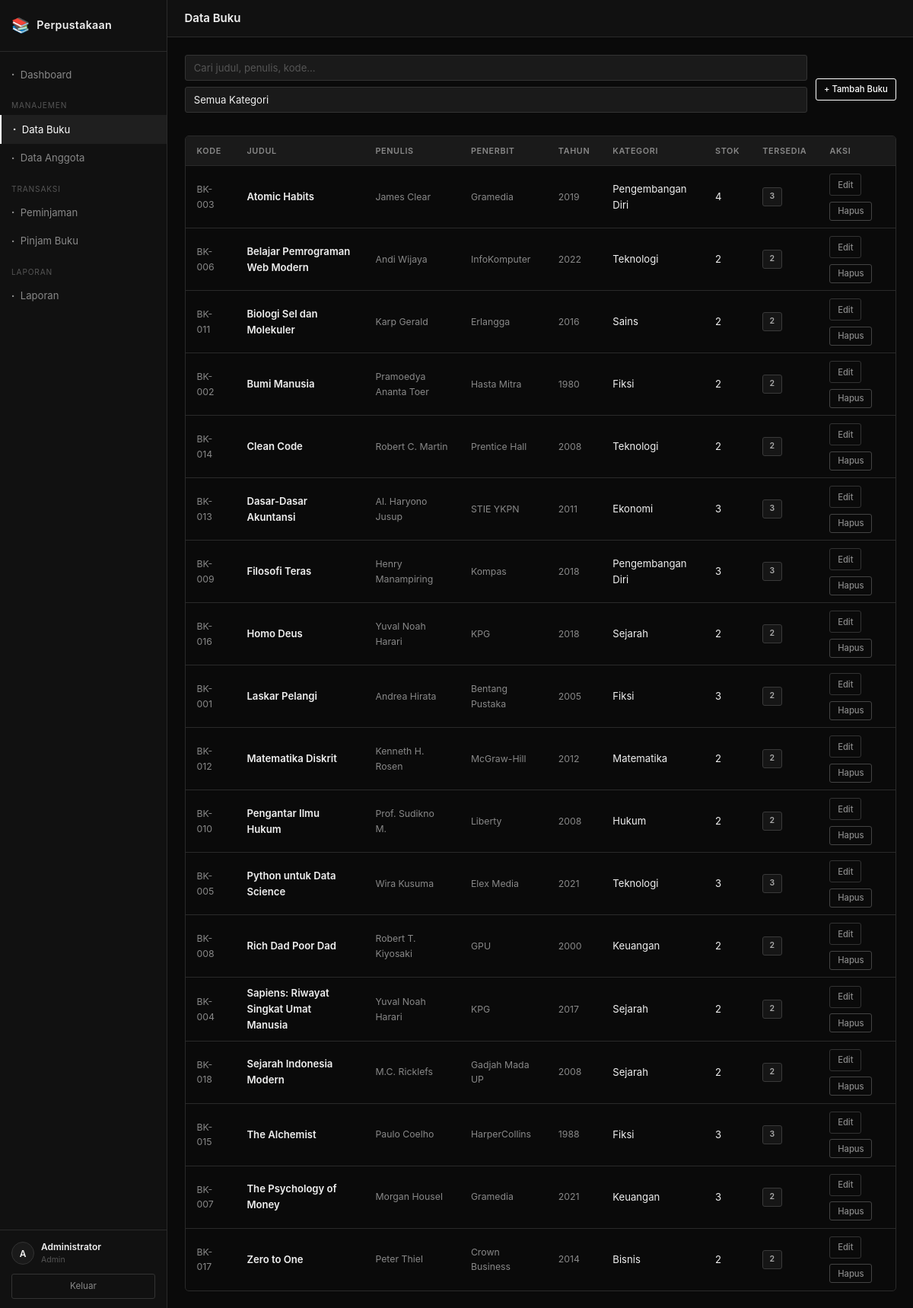
/admin/buku/index.php (signed in), run on the app's committed database.
### tables this page shows
CREATE TABLE buku (
    id              INT UNSIGNED AUTO_INCREMENT PRIMARY KEY,
    kode_buku       VARCHAR(20)  NOT NULL UNIQUE,
    judul           VARCHAR(200) NOT NULL,
    penulis         VARCHAR(150) NOT NULL,
    penerbit        VARCHAR(150) NOT NULL,
    tahun_terbit    YEAR         NOT NULL,
    kategori        VARCHAR(80)  NOT NULL,
    stok            INT UNSIGNED NOT NULL DEFAULT 1,
    stok_tersedia   INT UNSIGNED NOT NULL DEFAULT 1,
    created_at      DATETIME     NOT NULL DEFAULT CURRENT_TIMESTAMP
);

### includes/fungsi.php (called while the page is built, shortened)
<?php
function e(string $str): string {
    return htmlspecialchars($str, ENT_QUOTES, 'UTF-8');
}

### admin/buku/index.php (the view, shortened to what this page needs)
<?php
require_once __DIR__ . '/../../config/koneksi.php';
require_once __DIR__ . '/../../includes/fungsi.php';
$buku = $pdo->query("SELECT * FROM buku ORDER BY judul ASC")->fetchAll();
require_once __DIR__ . '/../../includes/header.php';
?>
<div class="toolbar">
    <div class="search-bar" style="flex:1;">
        <input type="text" class="form-control search-input"
               placeholder="Cari judul, penulis, kode..."
               data-search-target="#tableBuku">
        <select class="form-control filter-select"
                data-filter-target="#tableBuku" data-filter-col="5">
            <option value="">Semua Kategori</option>
        </select>
    </div>
    <a href="<?= APP_URL ?>/admin/buku/tambah.php" class="btn btn-primary btn-sm">
        + Tambah Buku
    </a>
</div>
<div class="table-wrapper">
    <table id="tableBuku">
        <thead>
            <tr>
                <th>Kode</th>
                <th>Judul</th>
                <th>Penulis</th>
                <th>Penerbit</th>
                <th>Tahun</th>
                <th>Kategori</th>
                <th>Stok</th>
                <th>Tersedia</th>
                <th>Aksi</th>
            </tr>
        </thead>
        <tbody>
            <?php if (empty($buku)): ?>
                <tr>
                    <td colspan="9" style="text-align:center;padding:2rem;color:var(--text-muted);">
                        Belum ada data buku.
                    </td>
                </tr>
            <?php else: ?>
                <?php foreach ($buku as $b): ?>
                    <tr>
                        <td class="td-muted"><?= e($b['kode_buku']) ?></td>
                        <td class="fw-bold"><?= e($b['judul']) ?></td>
                        <td class="td-muted"><?= e($b['penulis']) ?></td>
                        <td class="td-muted"><?= e($b['penerbit']) ?></td>
                        <td class="td-muted"><?= e($b['tahun_terbit']) ?></td>
                        <td><?= e($b['kategori']) ?></td>
                        <td><?= $b['stok'] ?></td>
                        <td>
                            <?php if ($b['stok_tersedia'] > 0): ?>
                                <span class="badge badge-tersedia"><?= $b['stok_tersedia'] ?></span>
                            <?php else: ?>
                                <span class="badge badge-habis">0 — Habis</span>
                            <?php endif; ?>
                        </td>
                        <td>
                            <div class="btn-group">
                                <a href="<?= APP_URL ?>/admin/buku/edit.php?id=<?= $b['id'] ?>"
                                   class="btn btn-secondary btn-sm">Edit</a>
                                <form method="POST" action="<?= APP_URL ?>/admin/buku/hapus.php">
                                    <button type="submit" class="btn btn-danger btn-sm"
                                            data-confirm="Hapus buku '<?= e($b['judul']) ?>'? Buku yang sedang dipinjam tidak dapat dihapus.">
                                        Hapus
                                    </button>
                                </form>
                            </div>
                        </td>
                    </tr>
                <?php endforeach; ?>
            <?php endif; ?>
        </tbody>
    </table>
</div>
<?php require_once __DIR__ . '/../../includes/footer.php'; ?>

### assets/css/style.css (style rules this page uses)
*, *::before, *::after { box-sizing: border-box; margin: 0; padding: 0; }
:root { --bg-base: #0a0a0a; --bg-surface: #111111; --bg-elevated: #1a1a1a; --bg-hover: #222222; --border: #2a2a2a; --border-light: #333333; --text-primary: #f0f0f0; --text-secondary: #888888; --text-muted: #555555; --white: #ffffff; --white-dim: rgba(255,255,255,0.06); --status-ok: #6a6a6a; --status-warn: #888888; --status-bad: #4a4a4a; --sidebar-w: 220px; --radius: 5px; --radius-sm: 3px; --transition: 0.15s ease; --font: -apple-system, BlinkMacSystemFont, 'Segoe UI', Roboto, Oxygen, Ubuntu, sans-serif; }
html { font-size: 15px; scroll-behavior: smooth; }
body { font-family: var(--font); background: var(--bg-base); color: var(--text-primary); line-height: 1.6; min-height: 100vh; }
a { color: inherit; text-decoration: none; }
.table-wrapper { overflow-x: auto; border: 1px solid var(--border); border-radius: var(--radius); }
table { width: 100%; border-collapse: collapse; font-size: 0.875rem; }
thead th { background: var(--bg-elevated); color: var(--text-secondary); font-size: 0.72rem; font-weight: 600; text-transform: uppercase; letter-spacing: 0.06em; padding: 0.7rem 1rem; border-bottom: 1px solid var(--border); text-align: left; white-space: nowrap; }
tbody td { padding: 0.65rem 1rem; border-bottom: 1px solid var(--border); color: var(--text-primary); vertical-align: middle; }
tbody tr:last-child td { border-bottom: none; }
.td-muted { color: var(--text-secondary); font-size: 0.82rem; }
.badge { display: inline-block; padding: 0.2rem 0.55rem; font-size: 0.7rem; font-weight: 600; letter-spacing: 0.04em; border-radius: var(--radius-sm); text-transform: uppercase; }
.badge-tersedia { background: rgba(255,255,255,0.05); color: #aaa; border: 1px solid #3a3a3a; }
.form-control { width: 100%; background: var(--bg-elevated); border: 1px solid var(--border-light); border-radius: var(--radius-sm); color: var(--text-primary); padding: 0.55rem 0.75rem; font-size: 0.875rem; font-family: var(--font); transition: border-color var(--transition); -webkit-appearance: none; }
.form-control::placeholder { color: var(--text-muted); }
select.form-control { cursor: pointer; }
.btn { display: inline-flex; align-items: center; gap: 0.35rem; padding: 0.5rem 1rem; font-size: 0.8rem; font-weight: 500; font-family: var(--font); border-radius: var(--radius-sm); cursor: pointer; transition: background var(--transition), color var(--transition), border-color var(--transition); border: 1px solid transparent; text-decoration: none; }
.btn-primary { background: transparent; border-color: var(--white); color: var(--white); }
.btn-secondary { background: transparent; border-color: var(--border-light); color: var(--text-secondary); }
.btn-danger { background: transparent; border-color: #444; color: #888; }
.btn-sm { padding: 0.3rem 0.65rem; font-size: 0.75rem; }
.btn-group { display: flex; gap: 0.5rem; flex-wrap: wrap; }
.search-bar { display: flex; gap: 0.5rem; margin-bottom: 1rem; flex-wrap: wrap; }
.search-input { flex: 1; min-width: 180px; }
.filter-select { min-width: 130px; }
.toolbar { display: flex; align-items: center; justify-content: space-between; gap: 0.75rem; margin-bottom: 1rem; flex-wrap: wrap; }
.fw-bold { font-weight: 600; }

### data on the page
buku: kode_buku "BK-003", judul "Atomic Habits", penulis "James Clear", penerbit "Gramedia", tahun_terbit "2019", kategori "Pengembangan Diri", stok "4", stok_tersedia "3"
buku: kode_buku "BK-006", judul "Belajar Pemrograman Web Modern", penulis "Andi Wijaya", penerbit "InfoKomputer", tahun_terbit "2022", kategori "Teknologi", stok "2", stok_tersedia "2"
buku: kode_buku "BK-011", judul "Biologi Sel dan Molekuler", penulis "Karp Gerald", penerbit "Erlangga", tahun_terbit "2016", kategori "Sains", stok "2", stok_tersedia "2"
buku: kode_buku "BK-002", judul "Bumi Manusia", penulis "Pramoedya Ananta Toer", penerbit "Hasta Mitra", tahun_terbit "1980", kategori "Fiksi", stok "2", stok_tersedia "2"
buku: kode_buku "BK-014", judul "Clean Code", penulis "Robert C. Martin", penerbit "Prentice Hall", tahun_terbit "2008", kategori "Teknologi", stok "2", stok_tersedia "2"
buku: kode_buku "BK-013", judul "Dasar-Dasar Akuntansi", penulis "Al. Haryono Jusup", penerbit "STIE YKPN", tahun_terbit "2011", kategori "Ekonomi", stok "3", stok_tersedia "3"
buku: kode_buku "BK-009", judul "Filosofi Teras", penulis "Henry Manampiring", penerbit "Kompas", tahun_terbit "2018", kategori "Pengembangan Diri", stok "3", stok_tersedia "3"
buku: kode_buku "BK-016", judul "Homo Deus", penulis "Yuval Noah Harari", penerbit "KPG", tahun_terbit "2018", kategori "Sejarah", stok "2", stok_tersedia "2"
buku: kode_buku "BK-001", judul "Laskar Pelangi", penulis "Andrea Hirata", penerbit "Bentang Pustaka", tahun_terbit "2005", kategori "Fiksi", stok "3", stok_tersedia "2"
buku: kode_buku "BK-012", judul "Matematika Diskrit", penulis "Kenneth H. Rosen", penerbit "McGraw-Hill", tahun_terbit "2012", kategori "Matematika", stok "2", stok_tersedia "2"
buku: kode_buku "BK-010", judul "Pengantar Ilmu Hukum", penulis "Prof. Sudikno M.", penerbit "Liberty", tahun_terbit "2008", kategori "Hukum", stok "2", stok_tersedia "2"
buku: kode_buku "BK-005", judul "Python untuk Data Science", penulis "Wira Kusuma", penerbit "Elex Media", tahun_terbit "2021", kategori "Teknologi", stok "3", stok_tersedia "3"
buku: kode_buku "BK-008", judul "Rich Dad Poor Dad", penulis "Robert T. Kiyosaki", penerbit "GPU", tahun_terbit "2000", kategori "Keuangan", stok "2", stok_tersedia "2"
buku: kode_buku "BK-004", judul "Sapiens: Riwayat Singkat Umat Manusia", penulis "Yuval Noah Harari", penerbit "KPG", tahun_terbit "2017", kategori "Sejarah", stok "2", stok_tersedia "2"
buku: kode_buku "BK-018", judul "Sejarah Indonesia Modern", penulis "M.C. Ricklefs", penerbit "Gadjah Mada UP", tahun_terbit "2008", kategori "Sejarah", stok "2", stok_tersedia "2"
buku: kode_buku "BK-015", judul "The Alchemist", penulis "Paulo Coelho", penerbit "HarperCollins", tahun_terbit "1988", kategori "Fiksi", stok "3", stok_tersedia "3"
buku: kode_buku "BK-007", judul "The Psychology of Money", penulis "Morgan Housel", penerbit "Gramedia", tahun_terbit "2021", kategori "Keuangan", stok "3", stok_tersedia "2"
buku: kode_buku "BK-017", judul "Zero to One", penulis "Peter Thiel", penerbit "Crown Business", tahun_terbit "2014", kategori "Bisnis", stok "2", stok_tersedia "2"

### other printed values
APP_NAME "Perpustakaan"
substr($user['nama'], 0, 1) "A"
$user['nama'] "Administrator"
$user['role'] "Admin"
$pageTitle "Data Buku"
